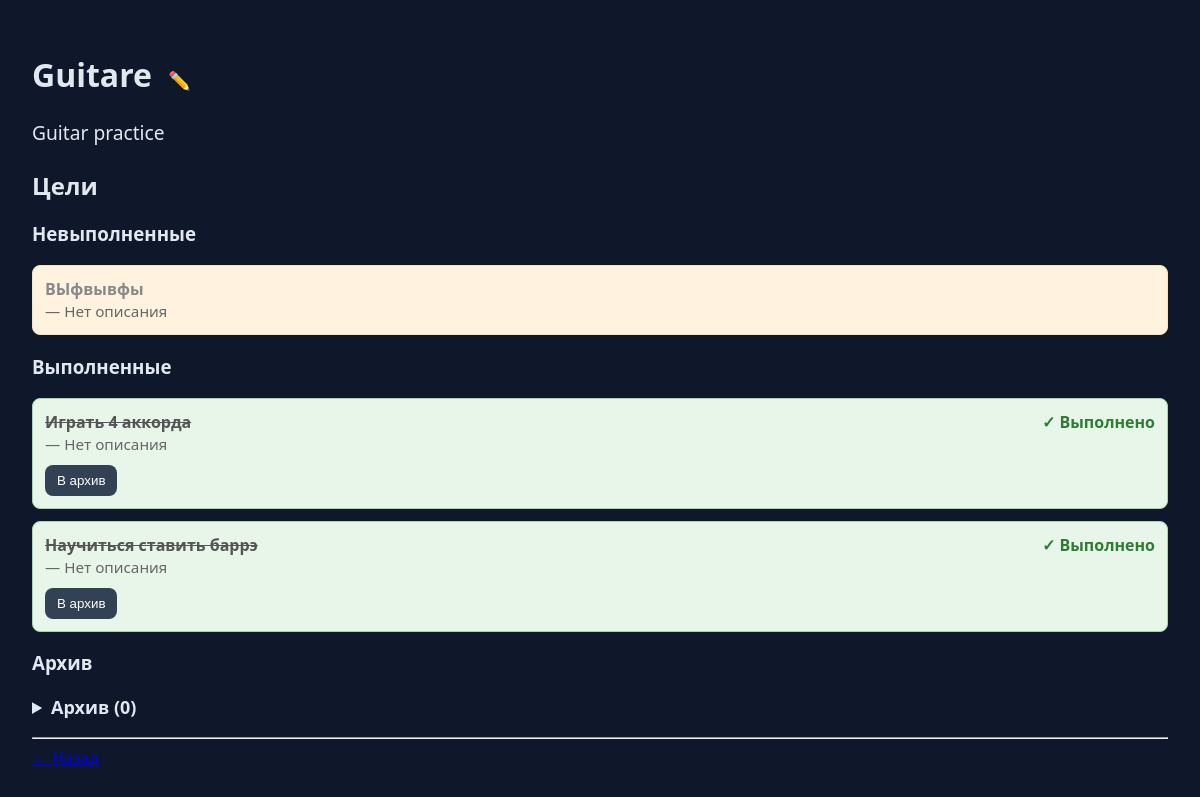
The page /skill/guitare/ on the database its author committed.
### tracker/models.py (models this page shows, shortened)
class Skill(models.Model):
    user = models.ForeignKey(
        User,
        on_delete=models.CASCADE,
        related_name="goals",
        null=True,
        blank=True
    )
    name = models.CharField(max_length=100)
    description = models.TextField(blank=True)
    rank = models.CharField(max_length=10, blank=True)
    level = models.IntegerField(default=1)
    slug = models.SlugField(default='', null=False)

class Goal(models.Model):
    user = models.ForeignKey(
        User,
        on_delete=models.CASCADE,
        related_name="skills",
        null=True,
        blank=True
    )
    skill = models.ForeignKey(
        Skill,
        on_delete=models.CASCADE,
        related_name="goals"
    )
    text = models.CharField(max_length=100)
    description = models.TextField(blank=True)
    done = models.BooleanField(default=False)
    archived = models.BooleanField(default=False)
    class Meta:
        ordering = ['-id']

### tracker/views.py (the view)
# urls.py: path("skill/<slug:skill_slug>/", skill_detail, name="skill_detail"),
def skill_detail(request, skill_slug:str):
    skill = get_object_or_404(Skill, slug=skill_slug)
    done_goals = []
    undone_goals = []
    archive_goals = []
    for goal in skill.goals.all():
        if goal.archived:
            archive_goals.append(goal)
        elif goal.done:
            done_goals.append(goal)
        else:
            undone_goals.append(goal)
    return render(request, "tracker/skill_detail.html", {
        "skill": skill,
        "skill_slug": skill_slug,
        "done_goals": done_goals,
        "not_done_goals": undone_goals,
        "archive_goals": archive_goals,
    })

### tracker/templates/tracker/skill_detail.html (shortened to what this page needs)
<!DOCTYPE html>
<html lang="ru">
<head>
</head>
<body>
<h1>
{{ skill.name }}
<span onclick="openEdit()" style="
cursor: pointer;
margin-left: 8px;
font-size: 18px;
">
✏️
</span>
</h1>
<p>{{ skill.description }}</p>
<h2>Цели</h2>
<h3>Невыполненные</h3>
{% if not_done_goals %}
<ul style="list-style: none; padding: 0;">
    {% for goal in not_done_goals %}
    <li style="margin: 12px 0; padding: 12px; border-radius: 8px;
               background: #fff3e0;
               border: 1px solid #ffe0b2;">
        <a href="{% url 'goal_detail' skill_slug=skill_slug goal_id=goal.id %}"
           style="text-decoration: none; color: #888; display: block;">
            <strong>
                {{ goal.text }}
            </strong>
            <br>
            <span style="color: #666; font-size: 0.95em;">
                — {{ goal.description|default:"Нет описания" }}
            </span>
        </a>
    </li>
    {% endfor %}
</ul>
{% else %}
<p>Невыполненных целей нет</p>
{% endif %}
<h3>Выполненные</h3>
{% if done_goals %}
<ul style="list-style: none; padding: 0;">
    {% for goal in done_goals %}
    <li style="margin: 12px 0; padding: 12px; border-radius: 8px;
               background: #e8f5e9;
               border: 1px solid #a5d6a7;">
            <a href="{% url 'goal_detail' skill_slug=skill_slug goal_id=goal.id %}"
           style="text-decoration: none; color: #888; display: block;">
            <span style="float: right; color: #2e7d32; font-weight: bold;">
                ✓ Выполнено
            </span>
            <strong style="text-decoration: line-through; color: #555;">
                {{ goal.text }}
            </strong>
            <br>
            <span style="color: #666; font-size: 0.95em;">
                — {{ goal.description|default:"Нет описания" }}
            </span>
        </a>
        <form action="{% url 'mark_goal_archived' skill_slug=skill_slug goal_id=goal.id %}" method="post" style="margin-top: 10px;">
            <button type="submit" style="background: #334155; color: white; border: none; padding: 8px 12px; border-radius: 8px; cursor: pointer;">
                В архив
            </button>
        </form>
    </li>
    {% endfor %}
</ul>
{% else %}
<p>Выполненных целей нет</p>
{% endif %}
<h3>Архив</h3>
<details style="margin-top: 20px;">
<summary style="
cursor: pointer;
font-size: 18px;
font-weight: bold;
margin-bottom: 10px;
">
Архив ({{ archive_goals|length }})
</summary>
</details>
<hr>
<a href="/">← Назад</a>
</body>
</html>

### tracker/templates/tracker/skill_detail.html (style rules this page uses)
body { background: #0f172a; color: #e2e8f0; font-family: system-ui, sans-serif; margin: 0; padding: 2rem; min-height: 100vh; }
p { font-size: 1.2rem; line-height: 1.6; }

### rows shown on the page
Skill: name "Guitare", description "Guitar practice"
Goal: text "ВЫфвывфы", description "Нет описания"
Goal: text "Играть 4 аккорда", description "Нет описания"
Goal: text "Научиться ставить баррэ", description "Нет описания"

### other values the page prints
{{ archive_goals|length }} "0"
